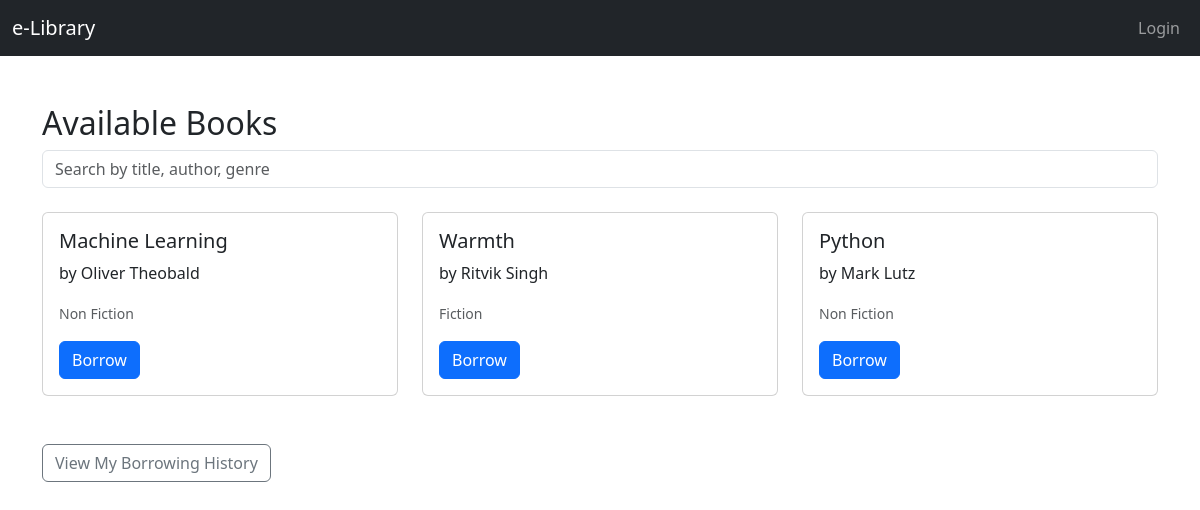
The page /books/ on the database its author committed.
### Home/models.py (models this page shows, shortened)
class Book(models.Model):
    title = models.CharField(max_length=200)
    author = models.CharField(max_length=100)
    genre = models.CharField(max_length=50)
    available = models.BooleanField(default=True)

### Home/views.py (the view)
# urls.py: path('books/', views.book_list, name='book_list'),
def book_list(request):
    books = Book.objects.all()
    query = request.GET.get('q')
    if query:
        books = books.filter(
            Q(title__icontains=query) |
            Q(author__icontains=query) |
            Q(genre__icontains=query)
        )
    return render(request, 'books.html', {'books': books})

### templates/books.html (shortened to what this page needs)
<!doctype html>
<html lang="en">
<head>
    <link href="https://cdn.jsdelivr.net/npm/bootstrap@5.3.0/dist/css/bootstrap.min.css" rel="stylesheet">
</head>
<body>
<nav class="navbar navbar-expand-lg navbar-dark bg-dark">
    <div class="container-fluid">
        <a class="navbar-brand" href="#">e-Library</a>
        <div class="collapse navbar-collapse justify-content-end">
            <ul class="navbar-nav">
                {% if user.is_authenticated %}
                    <li class="nav-item">
                        <span class="navbar-text text-white me-3">Welcome, {{ user.username }}!</span>
                    </li>
                    <li class="nav-item">
                        <a class="nav-link" href="{% url 'logout' %}">Logout</a>
                    </li>
                {% else %}
                    <li class="nav-item">
                        <a class="nav-link" href="{% url 'login' %}">Login</a>
                    </li>
                {% endif %}
            </ul>
        </div>
    </div>
</nav>
<div class="container mt-5">
    <h2>Available Books</h2>
    <form method="get" class="mb-4">
        <input type="text" name="q" class="form-control" placeholder="Search by title, author, genre">
    </form>
    <div class="row">
        {% for book in books %}
            <div class="col-md-4 mb-4">
                <div class="card h-100">
                    <div class="card-body">
                        <h5 class="card-title">{{ book.title }}</h5>
                        <p class="card-text">by {{ book.author }}</p>
                        <p class="card-text"><small class="text-muted">{{ book.genre }}</small></p>
                        {% if book.available %}
                            <a href="{% url 'borrow_book' book.id %}" class="btn btn-primary">Borrow</a>
                        {% else %}
                            <span class="badge bg-secondary">Not Available</span>
                        {% endif %}
                    </div>
                </div>
            </div>
        {% empty %}
            <p>No books found.</p>
        {% endfor %}
    </div>
    <a class="btn btn-outline-secondary mt-4" href="{% url 'borrowing_history' %}">View My Borrowing History</a>
</div>
</body>
</html>

### rows shown on the page
Book: title "Machine Learning", author "Oliver Theobald", genre "Non Fiction", available "Borrow"
Book: title "Warmth", author "Ritvik Singh", genre "Fiction", available "Borrow"
Book: title "Python", author "Mark Lutz", genre "Non Fiction", available "Borrow"
